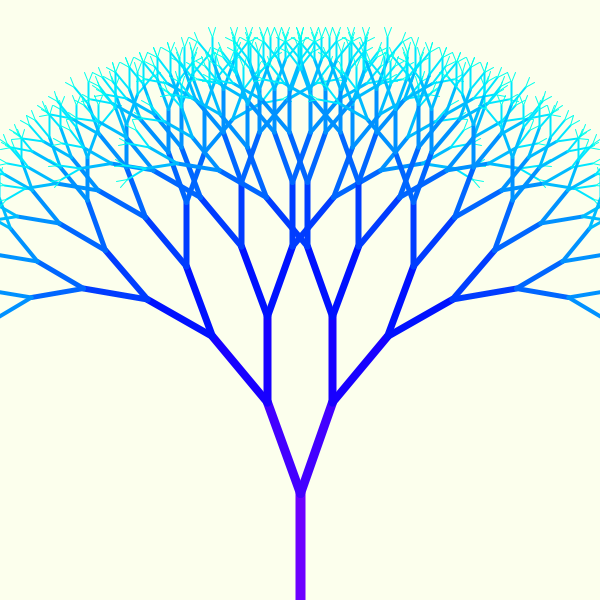
Frame 1 (no input)
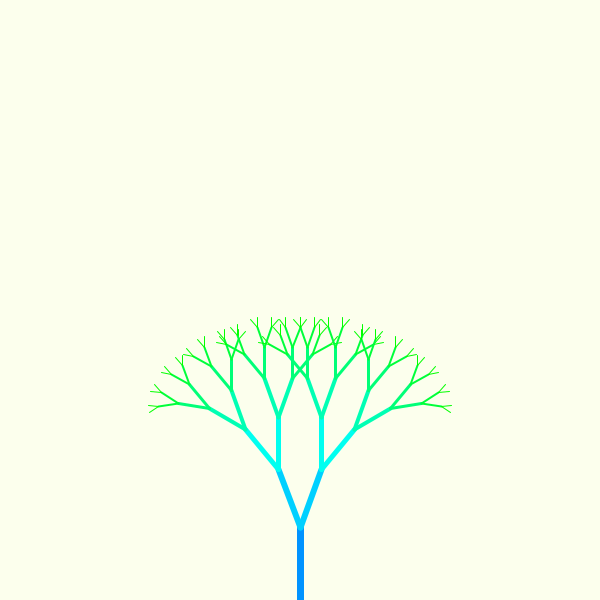
Frame 60 (the mouse pressed at the canvas centre just before this capture)
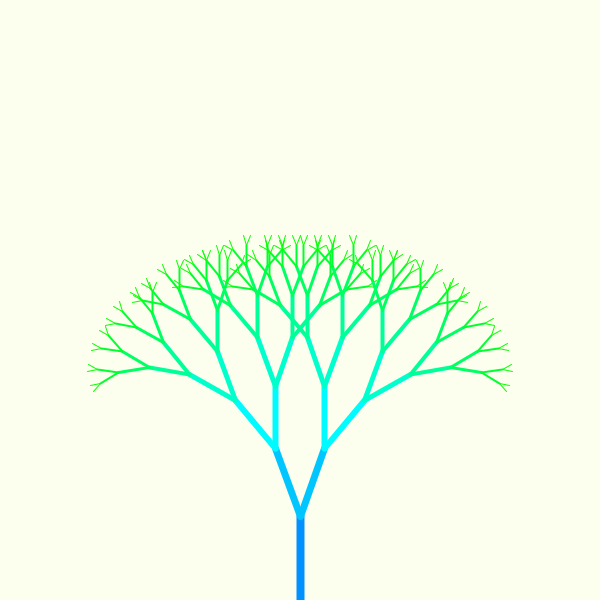
Frame 120 (the mouse held since frame 60 and released just before this capture)

The Processing sketch that drew these frames (run headless with seeded random() and noise(); from frame 60 on, the mouse is pressed at the canvas centre):

// Processing sketch: processing_173308
// ── processing_173308.pde

int size =9;
float xinc = 0, delta = 0, deltaSz =0, deltaDetailSz = 0;
void setup() {
size(600, 600);
colorMode(HSB,360,100,100);
}
void draw() {
background(70,7,100);
delta = map(noise(xinc),0,1,-70, 220);
deltaSz = floor(map(noise(xinc),0,1, -8,8));
deltaDetailSz = map(noise(xinc),0,1, -8,8) - floor(map(noise(xinc),0,1, -8,8));
drawTree(width/2, height, -90, size+deltaSz);
xinc+=0.01;
}
void mousePressed(){
size++;
}
void drawTree(float x1, float y1, float angle, float depth) {
if (depth ==0) return;
float x2 
= x1 + cos(radians(angle)) * depth * (10 + deltaDetailSz);
float y2 
= y1 + sin(radians(angle)) * depth * (10 + deltaDetailSz);
float c = map(depth, 0, size+deltaSz,60+delta,160+delta);
stroke(c, 100, 100);
strokeWeight(depth);
line(x1, y1, x2, y2);
drawTree(x2, y2, angle-20, depth-1); 
drawTree(x2, y2, angle+20, depth-1);
}
